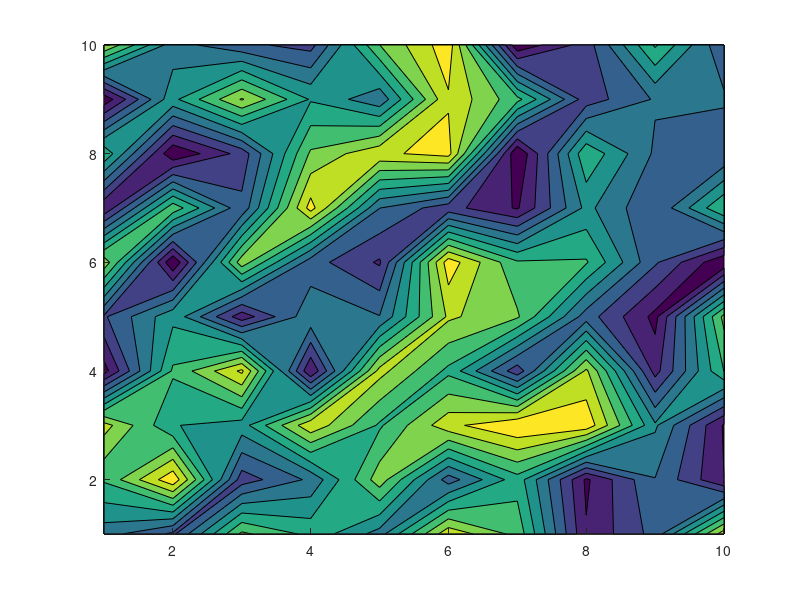

The MATLAB script that drew this image: (Note: this script raises an error after producing the figure.)
% demo5

X=rand(10);
ax=gca;hold on
CF=contourf(X);
% 修改配色
colormap(slanCL(1644))
colorbar 
% 坐标区域修饰
ax.FontName='Times New Roman';
ax.LineWidth=.8;
ax.XMinorTick='on';
ax.YMinorTick='on';
ax.FontSize=12;
ax.TickDir='out';